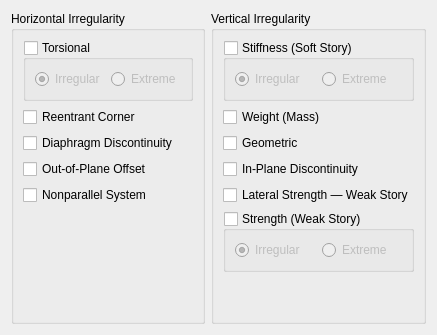
       <widget class="QWidget" name="tab_4">
        <attribute name="title">
         <string>Irregularity</string>
        </attribute>
        <layout class="QHBoxLayout" name="horizontalLayout_10">
         <item>
          <widget class="QGroupBox" name="groupBox_8">
           <property name="title">
            <string>Horizontal Irregularity</string>
           </property>
           <layout class="QVBoxLayout" name="verticalLayout_6">
            <item>
             <widget class="QGroupBox" name="torsional_irregularity_groupbox">
              <property name="title">
               <string>Torsional</string>
              </property>
              <property name="checkable">
               <bool>true</bool>
              </property>
              <property name="checked">
               <bool>false</bool>
              </property>
              <layout class="QHBoxLayout" name="horizontalLayout_8">
               <item>
                <widget class="QRadioButton" name="torsion_irregular_checkbox">
                 <property name="text">
                  <string>Irregular</string>
                 </property>
                 <property name="checked">
                  <bool>true</bool>
                 </property>
                </widget>
               </item>
               <item>
                <widget class="QRadioButton" name="extreme_torsion_irregular_checkbox">
                 <property name="text">
                  <string>Extreme</string>
                 </property>
                </widget>
               </item>
              </layout>
             </widget>
            </item>
            <item>
             <widget class="QCheckBox" name="reentrance_corner_checkbox">
              <property name="text">
               <string>Reentrant Corner</string>
              </property>
              <property name="checked">
               <bool>false</bool>
              </property>
             </widget>
            </item>
            <item>
             <widget class="QCheckBox" name="diaphragm_discontinuity_checkbox">
              <property name="text">
               <string>Diaphragm Discontinuity</string>
              </property>
              <property name="checked">
               <bool>false</bool>
              </property>
             </widget>
            </item>
            <item>
             <widget class="QCheckBox" name="out_of_plane_offset_checkbox">
              <property name="text">
               <string>Out-of-Plane Offset</string>
              </property>
              <property name="checked">
               <bool>false</bool>
              </property>
             </widget>
            </item>
            <item>
             <widget class="QCheckBox" name="nonparallel_system_checkbox">
              <property name="text">
               <string>Nonparallel System</string>
              </property>
              <property name="checked">
               <bool>false</bool>
              </property>
             </widget>
            </item>
            <item>
             <spacer name="verticalSpacer_7">
              <property name="orientation">
               <enum>Qt::Vertical</enum>
              </property>
              <property name="sizeHint" stdset="0">
               <size>
                <width>20</width>
                <height>40</height>
               </size>
              </property>
             </spacer>
            </item>
           </layout>
          </widget>
         </item>
         <item>
          <widget class="QGroupBox" name="groupBox_12">
           <property name="title">
            <string>Vertical Irregularity</string>
           </property>
           <layout class="QVBoxLayout" name="verticalLayout_9">
            <item>
             <widget class="QGroupBox" name="stiffness_soft_story_groupbox">
              <property name="title">
               <string>Stiffness (Soft Story)</string>
              </property>
              <property name="checkable">
               <bool>true</bool>
              </property>
              <property name="checked">
               <bool>false</bool>
              </property>
              <layout class="QHBoxLayout" name="horizontalLayout_9">
               <item>
                <widget class="QRadioButton" name="stiffness_irregular_checkbox">
                 <property name="text">
                  <string>Irregular</string>
                 </property>
                 <property name="checked">
                  <bool>true</bool>
                 </property>
                </widget>
               </item>
               <item>
                <widget class="QRadioButton" name="extreme_stiffness_irregular_checkbox">
                 <property name="text">
                  <string>Extreme</string>
                 </property>
                </widget>
               </item>
              </layout>
             </widget>
            </item>
            <item>
             <widget class="QCheckBox" name="weight_mass_checkbox">
              <property name="text">
               <string>Weight (Mass)</string>
              </property>
              <property name="checked">
               <bool>false</bool>
              </property>
             </widget>
            </item>
            <item>
             <widget class="QCheckBox" name="geometric_checkbox">
              <property name="text">
               <string>Geometric</string>
              </property>
              <property name="checked">
               <bool>false</bool>
              </property>
             </widget>
            </item>
            <item>
             <widget class="QCheckBox" name="in_plane_discontinuity_checkbox">
              <property name="text">
               <string>In-Plane Discontinuity</string>
              </property>
              <property name="checked">
               <bool>false</bool>
              </property>
             </widget>
            </item>
            <item>
             <widget class="QCheckBox" name="lateral_strength_weak_story_checkbox">
              <property name="text">
               <string>Lateral Strength — Weak Story</string>
              </property>
              <property name="checked">
               <bool>false</bool>
              </property>
             </widget>
            </item>
            <item>
             <widget class="QGroupBox" name="lateral_strength_weak_story_groupbox">
              <property name="title">
               <string>Strength (Weak Story)</string>
              </property>
              <property name="checkable">
               <bool>true</bool>
              </property>
              <property name="checked">
               <bool>false</bool>
              </property>
              <layout class="QHBoxLayout" name="horizontalLayout_16">
               <item>
                <widget class="QRadioButton" name="strength_irregular_checkbox">
                 <property name="text">
                  <string>Irregular</string>
                 </property>
                 <property name="checked">
                  <bool>true</bool>
                 </property>
                </widget>
               </item>
               <item>
                <widget class="QRadioButton" name="extreme_strength_irregular_checkbox">
                 <property name="text">
                  <string>Extreme</string>
                 </property>
                </widget>
               </item>
              </layout>
             </widget>
            </item>
            <item>
             <spacer name="verticalSpacer_8">
              <property name="orientation">
               <enum>Qt::Vertical</enum>
              </property>
              <property name="sizeHint" stdset="0">
               <size>
                <width>20</width>
                <height>40</height>
               </size>
              </property>
             </spacer>
            </item>
           </layout>
          </widget>
         </item>
        </layout>
       </widget>
